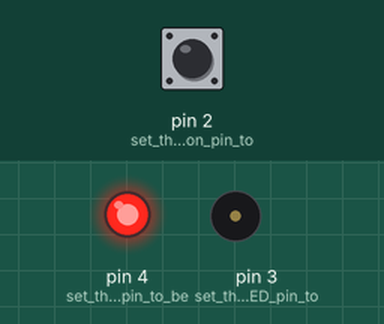
Simulated run of this sketch. Board: Arduino Uno, built with avr-gcc and run on an emulated ATmega328P. Parts: output pins drawn as LEDs (lit = HIGH), buzzer (waves = sounding). The inputs (shaded band) are chosen by the test bench; at power-on: pin 2 (set_the_pushbutton_pin_to) LOW.

Above: at 1.2 s.
1.3 s: pin 2 (set_the_pushbutton_pin_to) pulled HIGH for 0.15 s
At 1.37 s:
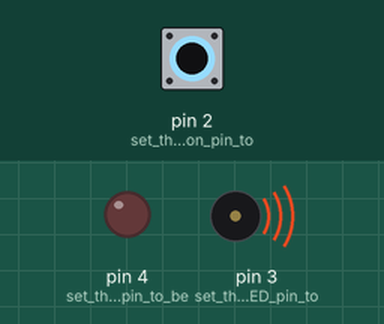
2.9 s: pin 2 (set_the_pushbutton_pin_to) pulled HIGH for 3.2 s
At 7.2 s:
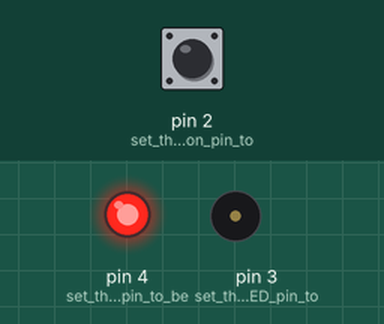
Timing chart, 0 to 8.7 s (numbered marks = the images above; inputs shaded):
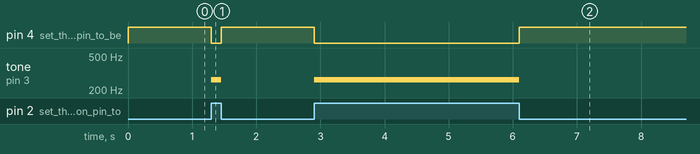

The sketch:

1b_digital_control_speaker.ino
```cpp
void setup() {
  pinMode(2, INPUT);    // set the pushbutton pin to be an input
  pinMode(3, OUTPUT);   // set the yellow LED pin to be an output
  pinMode(4, OUTPUT);   // set the red LED pin to be an output
}

void loop() {
   // read the pushbutton input:
   if (digitalRead(2) == HIGH) {
     // if the pushbutton is closed:
     tone(3, 262);
//     digitalWrite(3, HIGH);    // turn on the yellow LED
     digitalWrite(4, LOW);     // turn off the red LED
   }
   else {
     // if the switch is open:
     noTone(3);
//     digitalWrite(3, LOW);     // turn off the yellow LED
     digitalWrite(4, HIGH);    // turn on the red LED
   }
 }
```

Measured:
- after the input at 1.3 s, pin 4 (set_the_red_LED_pin_to_be): HIGH → LOW at once, → HIGH 0.15 s later; tone on pin 3 (set_the_yellow_LED_pin_to): silent → 262 Hz at once, → silent 0.15 s later
- after the input at 2.9 s, pin 4 (set_the_red_LED_pin_to_be): HIGH → LOW at once, → HIGH 3.2 s later; tone on pin 3 (set_the_yellow_LED_pin_to): silent → 262 Hz at once, → silent 3.2 s later
